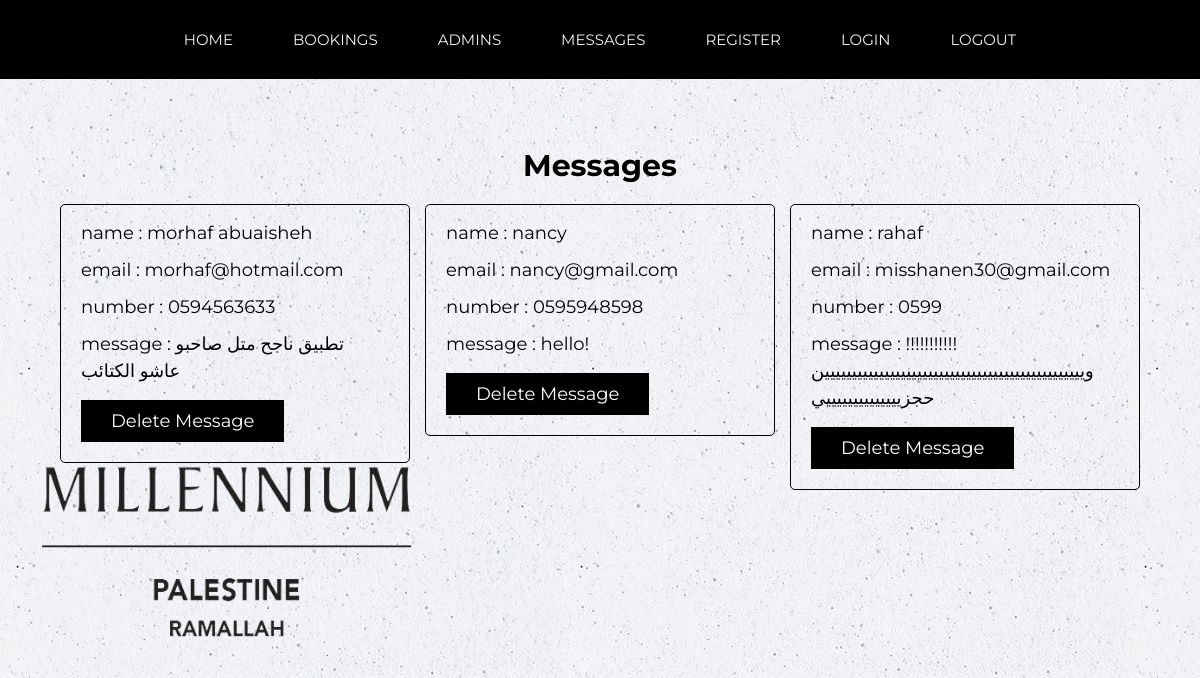
The app's page /admin/messages.php (signed in) with its own data.
### tables this page shows
CREATE TABLE `messages` (
  `id` varchar(20) NOT NULL,
  `name` varchar(50) NOT NULL,
  `email` varchar(50) NOT NULL,
  `number` varchar(10) NOT NULL,
  `message` varchar(1000) NOT NULL
);

### admin/messages.php (the view, shortened to what this page needs)
<?php
include '../components/connect.php';
?>
<!DOCTYPE html>
<html lang="en">
<head>
    <link rel="stylesheet" href="https://cdnjs.cloudflare.com/ajax/libs/font-awesome/6.2.0/css/all.min.css">
    <link rel="stylesheet" href="../css/admin-style.css">
</head>
<body>
<div class="img2">
    <img src="/images/n.png" alt="ramallah hotel"  width="440px" height= "200px" >
</div>
<?php include '../components/admin_header.php'; ?>
<section class="grid">
    <h1 class="heading">messages</h1>
    <div class="box-container">
        <?php
        $select_messages = $conn->prepare("SELECT * FROM `messages`");
        $select_messages->execute();
        if($select_messages->rowCount() > 0){
            while($fetch_messages = $select_messages->fetch(PDO::FETCH_ASSOC)){
                ?>
                <div class="box">
                    <p>name : <span><?= $fetch_messages['name']; ?></span></p>
                    <p>email : <span><?= $fetch_messages['email']; ?></span></p>
                    <p>number : <span><?= $fetch_messages['number']; ?></span></p>
                    <p>message : <span><?= $fetch_messages['message']; ?></span></p>
                    <form action="" method="POST">
                        <input type="submit" value="delete message" onclick="return confirm('delete this message?');" name="delete" class="btn">
                    </form>
                </div>
                <?php
            }
        }
        ?>
    </div>
</section>
</body>
</html>

### css/admin-style.css (style rules this page uses)
:root { --main-color:black; --sub-color: black; --white: white; --border:.1rem solid black; background-image: url("/images/back.jpg"); }
.img2 { position: absolute; top :450px; left: 11px; z-index: 1; position: fixed; }
* { font-family: 'Montserrat', sans-serif; margin: 0; padding: 0; box-sizing: border-box; outline: none; border: none; text-decoration: none; }
html { font-size: 62.5%; overflow-x: hidden; scroll-behavior: smooth; scroll-padding-top: 0rem; }
section { padding: 3rem 2rem; max-width: 1200px; margin: 0 auto; }
.heading { margin-bottom: 2rem; text-align: center; text-transform: capitalize; color: var(--main-color); font-size: 3rem; }
.btn { display: inline-block; cursor: pointer; padding: 1rem 3rem; font-size: 1.8rem; color: var(--white); text-align: center; text-transform: capitalize; transition: .2s linear; margin-top: 1rem; background-color: var(--main-color); }
.grid .box-container { display: grid; grid-template-columns: repeat(auto-fit, 35rem); align-items: flex-start; justify-content: center; gap: 1.5rem; }
.grid .box-container .box { border-radius: .5rem; padding: 2rem; padding-top: 1rem; border: var(--border); overflow-x: hidden; }
.grid .box-container .box p { line-height: 1.5; padding: .5rem 0; font-size: 1.8rem; color: var(--sub-color); white-space: pre-line; text-overflow: ellipsis; overflow-x: hidden; }
.grid .box-container .box p span { color: var(--main-color); }

### records on screen
messages: name "morhaf abuaisheh", email "morhaf@hotmail.com", number "0594563633", message "تطبيق ناجح متل صاحبو عاشو الكتائب"
messages: name "nancy", email "nancy@gmail.com", number "0595948598", message "hello!"
messages: name "rahaf", email "misshanen30@gmail.com", number "0599", message "!!!!!!!!!!!ويييييييييييييييييييييييييييييييييييييييييييييييين حجزييييييييييييييي"
